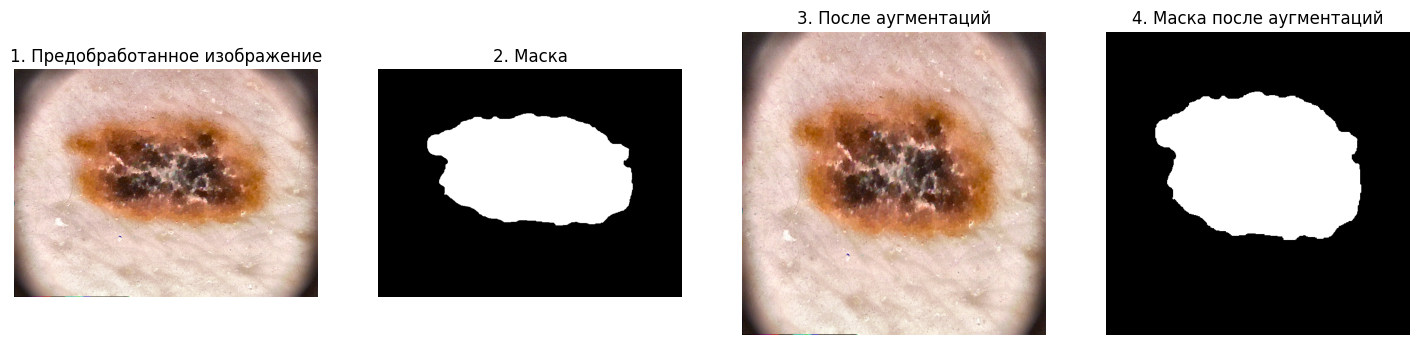
#> input picture src/visualizations/Train_Sample.png, 1419 x 345 px
$ python -i preprocess.py   (imports and definitions only)
#> lines starting #> are read from the running program, lines starting #| are printed output that depends on the picture; after the words box and inside, x2 and y2 are one past the last pixel; in counts of white or black regions, pixels touching at a corner belong together
#> further down, picture is the input picture: shape (345, 1419, 3); mean B, G, R 155.1, 160.6, 172.1
import cv2
import numpy as np
import logging
from typing import Tuple, Optional

# Настраиваем логирование
# [1 line not run here, left out]
logger = logging.getLogger(__name__)


class DermatologyPreprocessor:
    """
    Pipeline for preprocessing dermatoscopic images
    1. Удаление волос
    2. Подавление пузырьков (считаем, что осн проблема - блики)
    3. CLAHE
    4. Стандартизация

    Параметры класса
    1) target_size: Tuple[int, int] - определяет размер, к которому будет приведено изображение после resize
    2) clahe_clip_limit: float - определяет степен усиления контраста с помощью CLAHE
    3) clahe_grid_size: Tuple[int, int] - размер сетки, на которую делится изображение для CLAHE
    4) hair_kernel: np.ndarray - ядро для морфологических операций при удалении волос
    5) bubble_threshold: int - порог для детекции пузырьков в V-канале HSV
    """

    def __init__(self, target_size: Tuple[int, int] = (512, 512),
                 clahe_clip_limit: float = 2.0,
                 clahe_grid_size: Tuple[int, int] = (8, 8)):
        self.target_size = target_size
        self.clahe = cv2.createCLAHE(clipLimit=clahe_clip_limit,
                                     tileGridSize=clahe_grid_size)

        # Для удаления волос нужны параметры, вот они: (пока что self_kernel нацелено на длинные "вертикальные" волосы)
        self.hair_kernel = cv2.getStructuringElement(cv2.MORPH_RECT, (7, 10))
        # Параметры для детекции пузырьков
        self.bubble_threshold = 240

    def __call__(self, image: np.ndarray, mask: Optional[np.ndarray] = None) -> Tuple[np.ndarray, Optional[np.ndarray]]:
        """
        Основной метод - применяет pipeline к изображению и маске
        :param self:
        :param image:
        :param mask:
        :return:
        """
        try:
            # 1. Ресайз с сохранением пропорций
            # (lkz vfcrb ltkftv ghbyelbntkmysq d cbke njuj? xnj ,eltv bcgjkmpjdfnm ГТуе)
            '''
            image = self._resize(image)
            if mask is not None:
                mask = self._resize(mask, is_mask=True)
                if mask.shape[:2] != self.target_size:
                    mask = cv2.resize(
                        mask,
                        self.target_size,
                        interpolation=cv2.INTER_NEAREST  # Важно для масок!
                    )
            '''
            # 2. Удаление волос
            image_no_hairs = self._remove_hairs(image)

            # 3. Подавление пузырьков
            image_no_artifacts = self._remove_bubbles(image_no_hairs)

            # 4. Улучшение контраста (только для изображения! - маска и так бинарная)
            enhanced_image = self._apply_clahe(image_no_artifacts)

            # 5. Нормализация (стандартизация ImageNet)
            #normalized_image = self._normalize(enhanced_image)

            #return normalized_image, mask
            return enhanced_image, mask

        except Exception as e:
            logger.error(f"Ошибка в предобработке: {str(e)}")
            raise

    def _resize(self, img: np.ndarray, is_mask: bool = False) -> np.ndarray:
        """
        Resize с сохранением пропорций и padding для приведения к target_size
        """
        h, w = img.shape[:2]    # (h, w, d), d -- channels
        scale = min(self.target_size[0] / w, self.target_size[1] / h)
        new_w, new_h = int(w * scale), int(h * scale)

        resized = cv2.resize(img, (new_w, new_h),
                             interpolation=cv2.INTER_AREA if is_mask else cv2.INTER_LINEAR)
        # Почему разная интерполяция? - да всё просто: для маски критически важно не допустить
        # размытия границ, поэтому билинейную использовать ну никак нельзя

        # Добавляем padding (если нужно - вдруг при сохраняющем пропорции resize изображение "не впишется" в target_size)
        if not is_mask:
            pad_x = self.target_size[0] - new_w # изображение уменьшаем, но не увеличиваем
            pad_y = self.target_size[1] - new_h
            resized = cv2.copyMakeBorder(resized, 0, pad_y, 0, pad_x,
                                         cv2.BORDER_CONSTANT, value=[0, 0, 0])

        return resized

    def _remove_hairs(self, image: np.ndarray) -> np.ndarray:
        """
        Удаление волос через морфологические операции:
        1. Black-hat трансформация для выделения тёмных линейных структур (!)
        (!) - для светлых волос можно рассмотреть вариант алгоритма Ляховых
        2. Пороговая бинаризация
        3. Inpainting для заполнения
        """
        gray = cv2.cvtColor(image, cv2.COLOR_BGR2GRAY)

        # Black-hat трансформация
        blackhat = cv2.morphologyEx(gray, cv2.MORPH_BLACKHAT, self.hair_kernel)

        # Бинаризация волос, порог - 10, значение из статьи, подобрано эмпирически
        # Поправим, если плохо будет справляться с тёмными волосами, перекрывающими тёмные родинки
        _, hair_mask = cv2.threshold(blackhat, 10, 255, cv2.THRESH_BINARY)
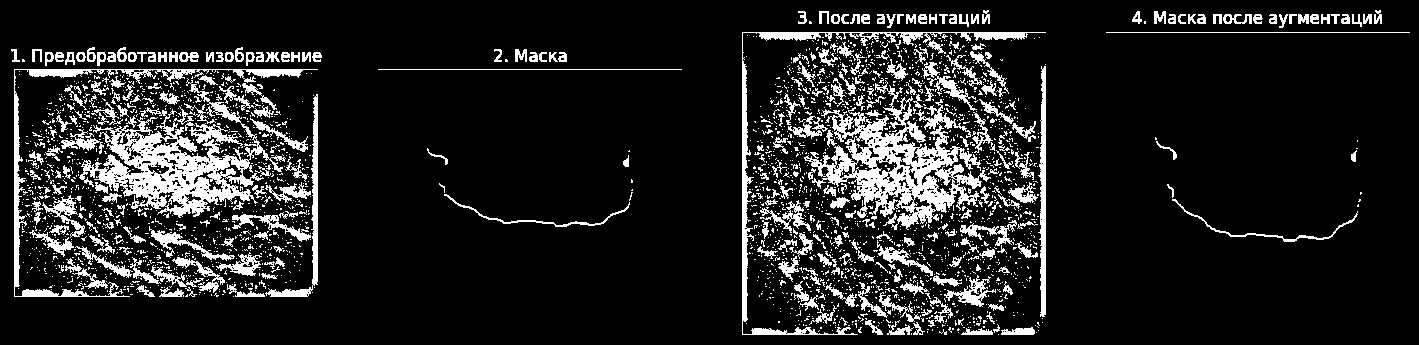
#> hair_mask: shape (345, 1419); 12.9% white; 2597 white regions (2286 under 20 px), largest, box (x1, y1, x2, y2) and area: (804, 80, 991, 230) 9451, (79, 78, 286, 218) 9095, (742, 32, 1046, 335) 3498

        # Удаление мелких артефактов
        hair_mask = cv2.morphologyEx(hair_mask, cv2.MORPH_OPEN, np.ones((3, 3), np.uint8))
#> hair_mask: shape (345, 1419); 7.4% white; 588 white regions (304 under 20 px), largest, box (x1, y1, x2, y2) and area: (99, 133, 250, 216) 5119, (850, 121, 954, 212) 4210, (742, 64, 751, 321) 1299

        # Inpainting (Telea) - почему Telea?
        result = cv2.inpaint(image, hair_mask, inpaintRadius=3, flags=cv2.INPAINT_TELEA)

        logger.debug(f"Удалено волос: {np.sum(hair_mask > 0)} пикселей")
        return result

    def _remove_bubbles(self, image: np.ndarray) -> np.ndarray:
        """
                Детекция и удаление пузырьков/бликов:
                1. Переход в HSV-пространство (блики имеют близкие к 255 значения в канале V)
                2. Пороговая бинаризация по V-каналу
                3. Inpainting (Взяли навье-стокса)
        """
        hsv = cv2.cvtColor(image, cv2.COLOR_BGR2HSV)
#> hsv: shape (345, 1419, 3); mean H, S, V 3.7, 22.5, 174.8
        _, _, v = cv2.split(hsv)
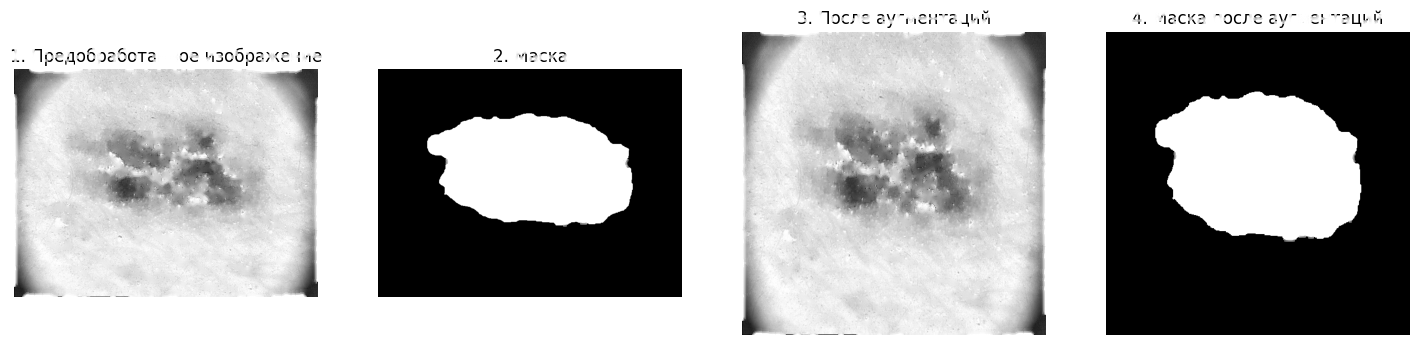
#> v: shape (345, 1419); min 0, max 255, mean 174.8

        # Детекция бликов
        _, bubble_mask = cv2.threshold(v, self.bubble_threshold, 255, cv2.THRESH_BINARY)
#> bubble_mask: shape (345, 1419); 44.9% white; 982 white regions (902 under 20 px), largest, box (x1, y1, x2, y2) and area: (0, 0, 1419, 345) 169153, (1156, 92, 1361, 240) 23289, (428, 114, 632, 225) 17484
        #cv2.imshow(bubble_mask)

        bubble_mask = cv2.morphologyEx(bubble_mask, cv2.MORPH_OPEN, np.ones((5, 5), np.uint8))
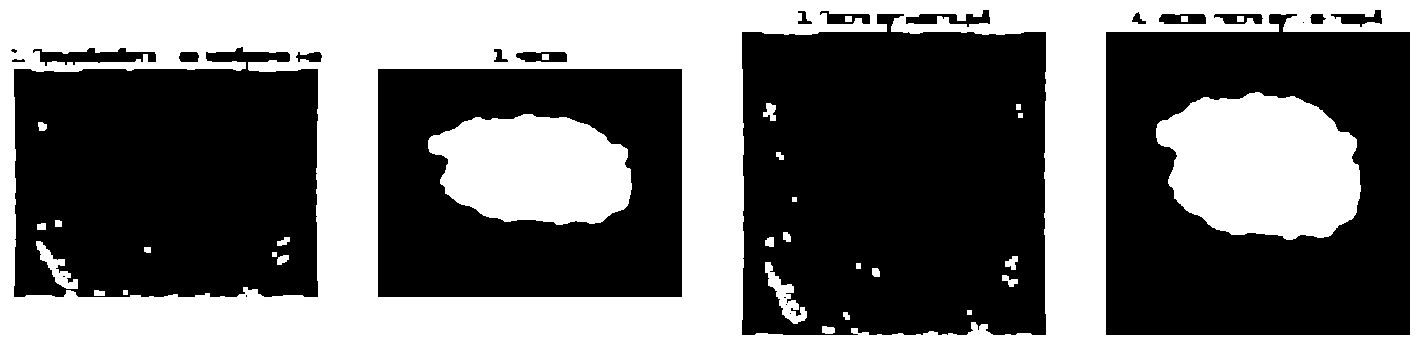
#> bubble_mask: shape (345, 1419); 42.3% white; 32 white regions, largest, box (x1, y1, x2, y2) and area: (0, 0, 1419, 345) 163176, (1156, 92, 1361, 240) 23277, (428, 114, 632, 225) 17477
        #cv2.imshow(bubble_mask)

        result = cv2.inpaint(image, bubble_mask, 2, cv2.INPAINT_NS)
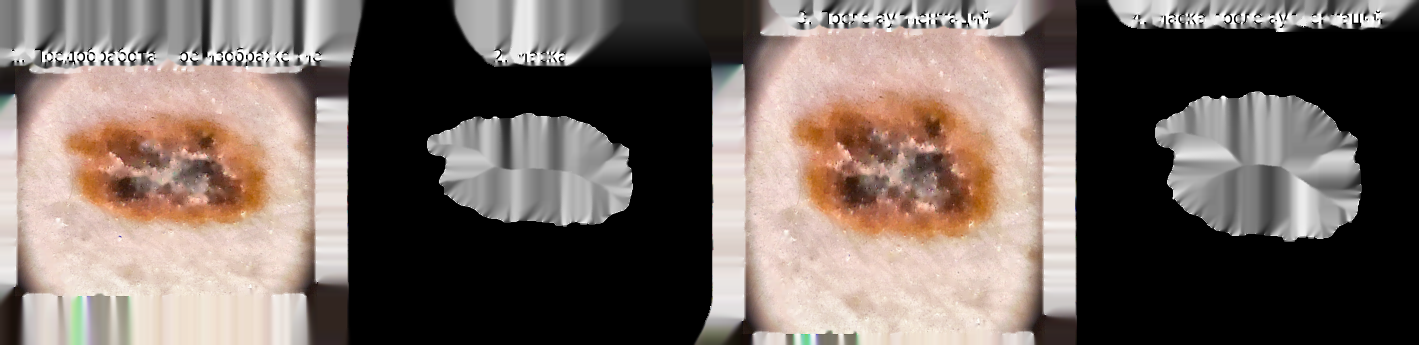
#> result: shape (345, 1419, 3); mean B, G, R 97.5, 103.6, 115.8
        logger.debug(f"Удалено пузырьков: {np.sum(bubble_mask > 0)} (в пикселях)")
        return result

    def _apply_clahe(self, image: np.ndarray) -> np.ndarray:
        """Применение CLAHE к L-каналу в LAB-пространстве"""
        lab = cv2.cvtColor(image, cv2.COLOR_BGR2LAB)
#> lab: shape (345, 1419, 3); mean of channels 0, 1, 2 109.9, 131.7, 133
        l, a, b = cv2.split(lab)
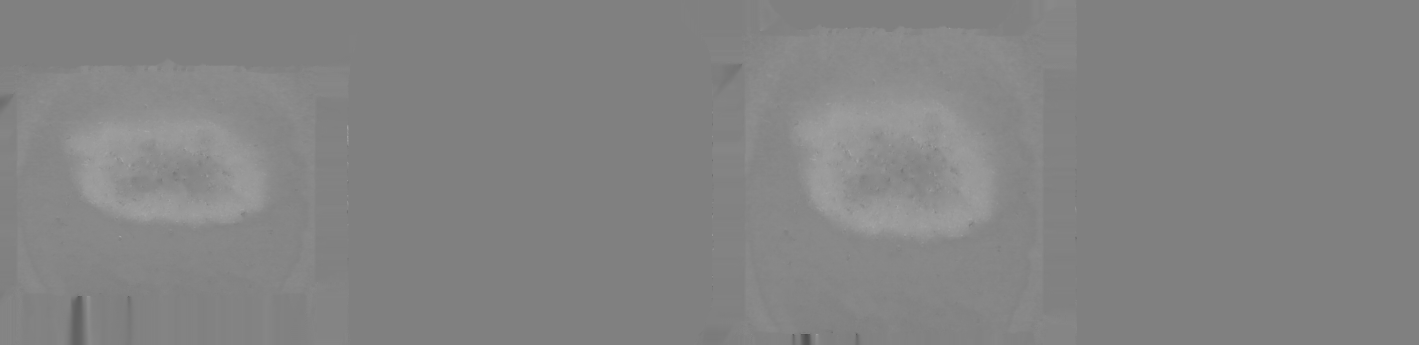
#> a: shape (345, 1419); min 75, max 166, mean 131.7

        # здесь пробую применить bilateral filter, чтобы избежать "засветов", связанных с растяжением гистограммы
        l = cv2.bilateralFilter(l, d=9, sigmaColor=75, sigmaSpace=75)
        # CLAHE только для L-канала
        l_clahe = self.clahe.apply(l)
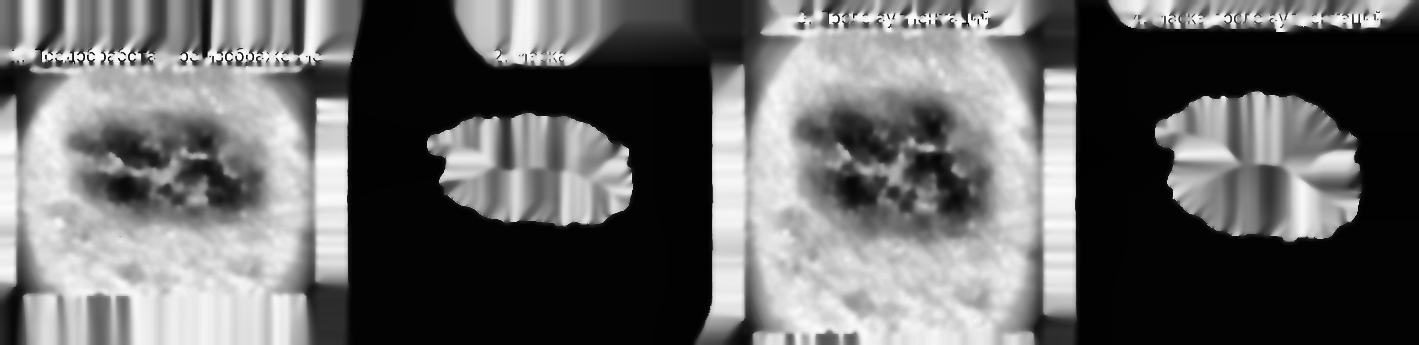
#> l_clahe: shape (345, 1419); min 1, max 254, mean 102.2

        merged = cv2.merge([l_clahe, a, b])
#> merged: shape (345, 1419, 3); mean of channels 0, 1, 2 102.2, 131.7, 133
        return cv2.cvtColor(merged, cv2.COLOR_LAB2BGR)
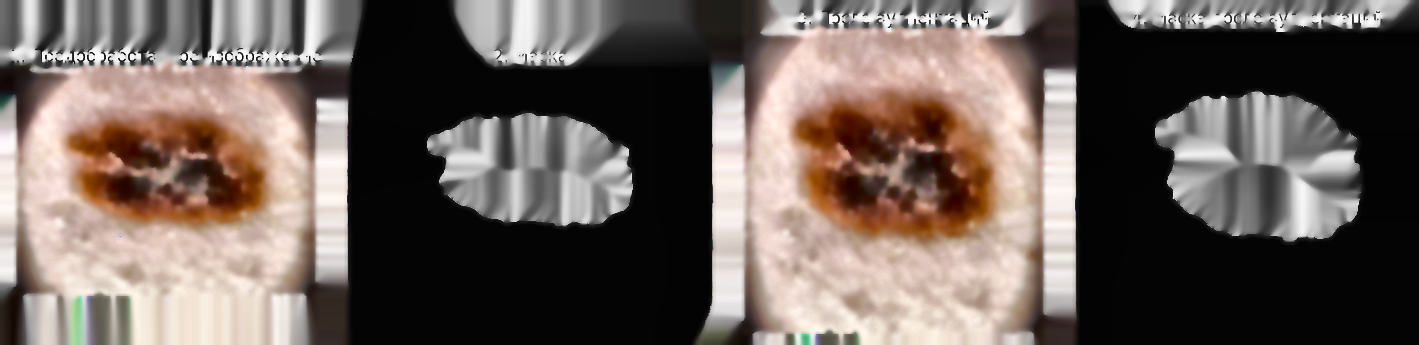
#> returned value: shape (345, 1419, 3); mean B, G, R 90.7, 96.5, 108.1

    def _normalize(self, image: np.ndarray) -> np.ndarray:
        """Стандартизация по mean/std ImageNet"""
        image = image.astype(np.float32) / 255
        mean = np.array([0.485, 0.456, 0.406])
        std = np.array([0.229, 0.224, 0.225])
        return (image - mean) / std

    def _debug_visualize(self, step_name: str, image: np.ndarray):
        if logger.level == logging.DEBUG:
            cv2.imwrite(f"debug_{step_name}.jpg", image)

>>> import cv2
>>> picture = cv2.imread('visualizations/Train_Sample.png')
>>> result = DermatologyPreprocessor()(picture)

$ run again, on src/visualizations/Val_Sample.png
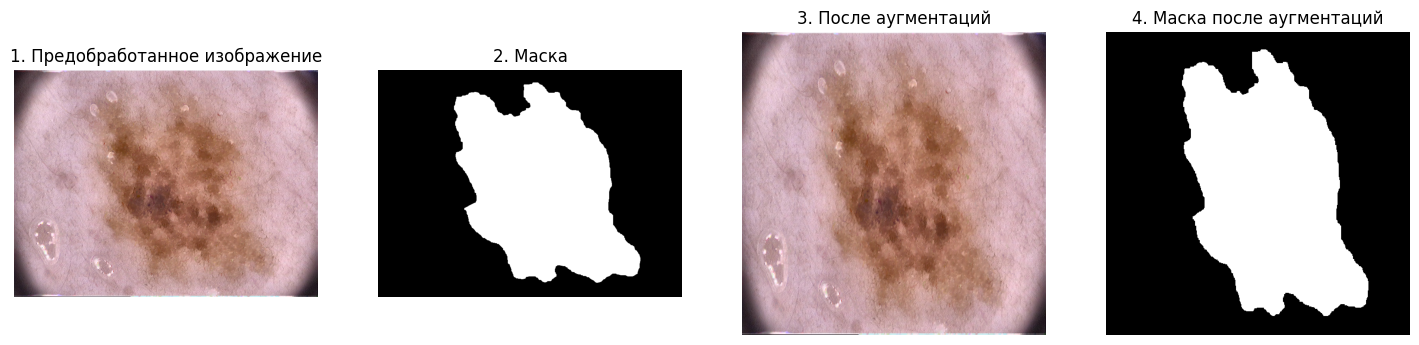
#> input picture src/visualizations/Val_Sample.png, 1419 x 345 px
#> picture is the input picture: shape (345, 1419, 3); mean B, G, R 162.9, 163.3, 176.4
#> in _remove_hairs, `_, hair_mask = cv2.threshold(blackhat, 10, 255, cv2.THRESH_BINARY)`:
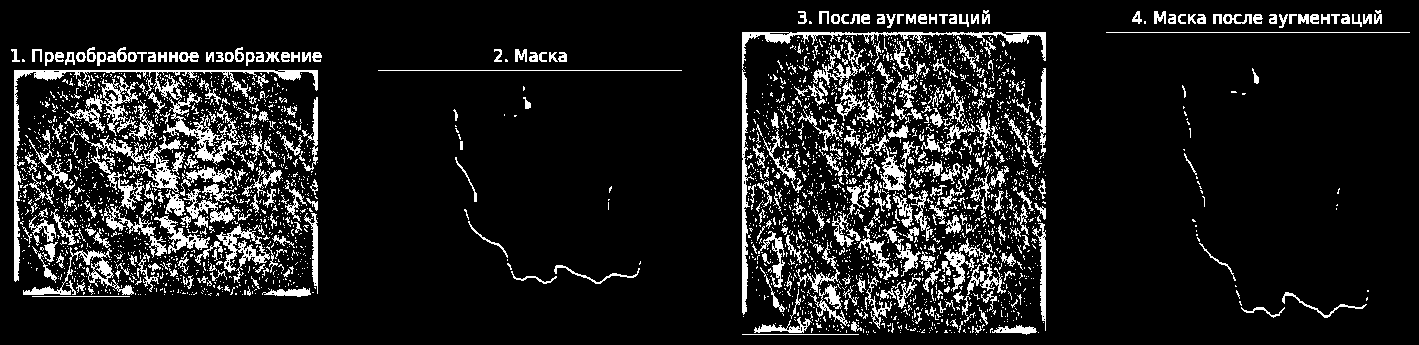
#> hair_mask: shape (345, 1419); 11.5% white in thin lines or dots
#> hsv: shape (345, 1419, 3); mean H, S, V 33.3, 21.4, 178.1
#> lab: shape (345, 1419, 3); mean of channels 0, 1, 2 111.3, 133.4, 130.1
#> merged: shape (345, 1419, 3); mean of channels 0, 1, 2 102.5, 133.4, 130.1
#> in _apply_clahe, `return cv2.cvtColor(merged, cv2.COLOR_LAB2BGR)`:
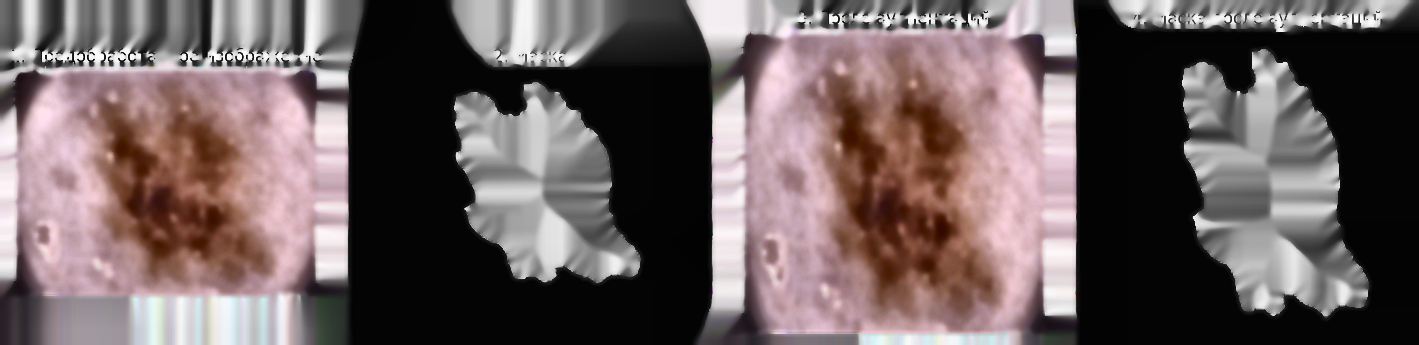
#> returned value: shape (345, 1419, 3); mean B, G, R 95.5, 95.3, 108.6

$ run again, on src/visualizations/val_sample_preprocess1.png
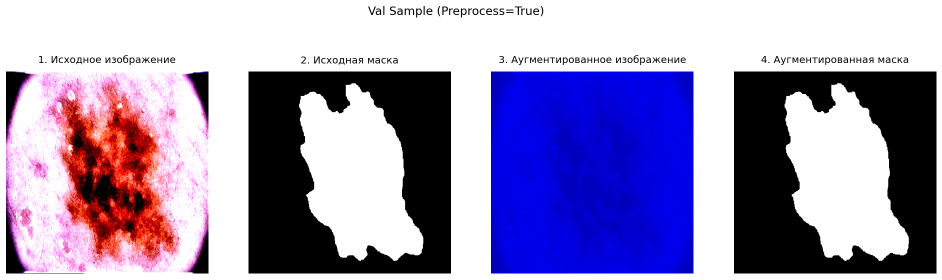
#> input picture src/visualizations/val_sample_preprocess1.png, 1884 x 559 px (shown at 1/2 size)
#> picture is the input picture: shape (559, 1884, 3); mean B, G, R 182.7, 146, 156.6
#> in _remove_hairs, `_, hair_mask = cv2.threshold(blackhat, 10, 255, cv2.THRESH_BINARY)`:
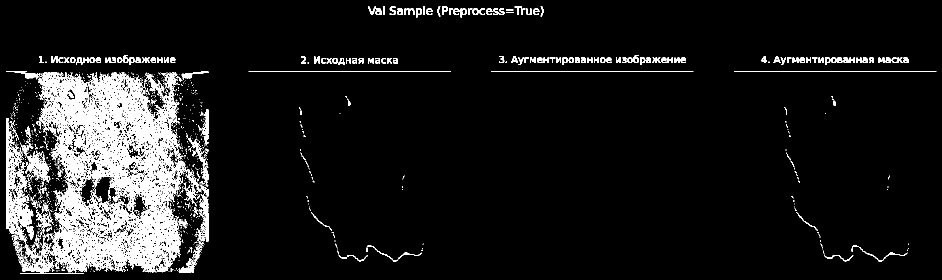
#> hair_mask: shape (559, 1884) (shown at 1/2 size); 8.8% white; 1462 white regions (1288 under 20 px), largest, box (x1, y1, x2, y2) and area: (72, 145, 403, 545) 63923, (12, 237, 107, 545) 7253, (357, 369, 417, 545) 1764
#> hsv: shape (559, 1884, 3); mean H, S, V 32.5, 52.6, 192.3
#> lab: shape (559, 1884, 3); mean of channels 0, 1, 2 90.4, 149.3, 109.4
#> merged: shape (559, 1884, 3); mean of channels 0, 1, 2 90.3, 149.3, 109.4
#> in _apply_clahe, `return cv2.cvtColor(merged, cv2.COLOR_LAB2BGR)`:
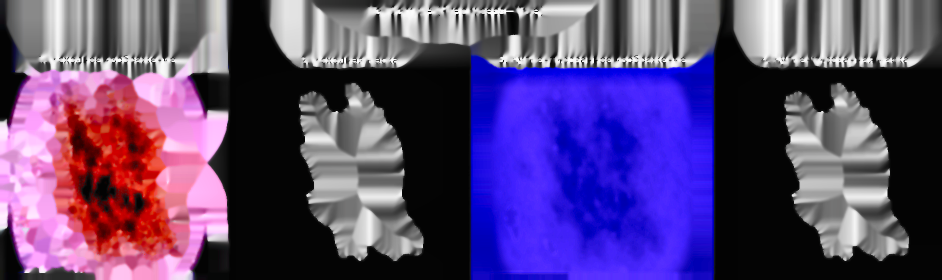
#> returned value: shape (559, 1884, 3) (shown at 1/2 size); mean B, G, R 117.2, 69.4, 90.5
